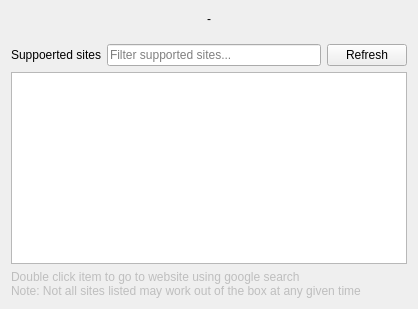
      <widget class="QWidget" name="tabAbout">
       <attribute name="icon">
        <iconset resource="icons.qrc">
         <normaloff>:/icons/info_blue.png</normaloff>:/icons/info_blue.png</iconset>
       </attribute>
       <attribute name="title">
        <string>About</string>
       </attribute>
       <layout class="QVBoxLayout" name="verticalLayout_19">
        <property name="topMargin">
         <number>12</number>
        </property>
        <item>
         <widget class="QLabel" name="aboutLabel">
          <property name="text">
           <string notr="true">-</string>
          </property>
          <property name="alignment">
           <set>Qt::AlignCenter</set>
          </property>
          <property name="wordWrap">
           <bool>true</bool>
          </property>
         </widget>
        </item>
        <item>
         <widget class="QWidget" name="widget" native="true">
          <layout class="QVBoxLayout" name="verticalLayout_13">
           <property name="leftMargin">
            <number>0</number>
           </property>
           <property name="topMargin">
            <number>0</number>
           </property>
           <property name="rightMargin">
            <number>0</number>
           </property>
           <property name="bottomMargin">
            <number>0</number>
           </property>
           <item>
            <layout class="QHBoxLayout" name="horizontalLayout_7">
             <property name="topMargin">
              <number>12</number>
             </property>
             <item>
              <widget class="QLabel" name="supportedSitesLabel">
               <property name="text">
                <string>Suppoerted sites</string>
               </property>
              </widget>
             </item>
             <item>
              <widget class="QLineEdit" name="supportedSitesFilterEdit">
               <property name="placeholderText">
                <string>Filter supported sites...</string>
               </property>
               <property name="clearButtonEnabled">
                <bool>true</bool>
               </property>
              </widget>
             </item>
             <item>
              <widget class="QPushButton" name="refresh">
               <property name="toolTip">
                <string>Get fresh list of supported Sites</string>
               </property>
               <property name="text">
                <string>Refresh</string>
               </property>
               <property name="icon">
                <iconset resource="icons.qrc">
                 <normaloff>:/icons/button_blue_repeat.png</normaloff>:/icons/button_blue_repeat.png</iconset>
               </property>
               <property name="iconSize">
                <size>
                 <width>22</width>
                 <height>22</height>
                </size>
               </property>
              </widget>
             </item>
            </layout>
           </item>
           <item>
            <widget class="QListWidget" name="supportedSitesListWidget"/>
           </item>
           <item>
            <layout class="QHBoxLayout" name="horizontalLayout_17">
             <property name="topMargin">
              <number>0</number>
             </property>
             <item>
              <widget class="QLabel" name="label_3">
               <property name="enabled">
                <bool>false</bool>
               </property>
               <property name="text">
                <string>Double click item to go to website using google search
Note: Not all sites listed may work out of the box at any given time</string>
               </property>
              </widget>
             </item>
             <item>
              <widget class="QPushButton" name="orion">
               <property name="sizePolicy">
                <sizepolicy hsizetype="Maximum" vsizetype="Fixed">
                 <horstretch>0</horstretch>
                 <verstretch>0</verstretch>
                </sizepolicy>
               </property>
               <property name="toolTip">
                <string>Try Orion Torrent Client
for Linux</string>
               </property>
               <property name="styleSheet">
                <string notr="true"/>
               </property>
               <property name="text">
                <string/>
               </property>
               <property name="icon">
                <iconset resource="icons.qrc">
                 <normaloff>:/icons/app/orion-64-grayscale.png</normaloff>:/icons/app/orion-64-grayscale.png</iconset>
               </property>
               <property name="iconSize">
                <size>
                 <width>32</width>
                 <height>32</height>
                </size>
               </property>
               <property name="flat">
                <bool>true</bool>
               </property>
              </widget>
             </item>
            </layout>
           </item>
          </layout>
         </widget>
        </item>
       </layout>
      </widget>
